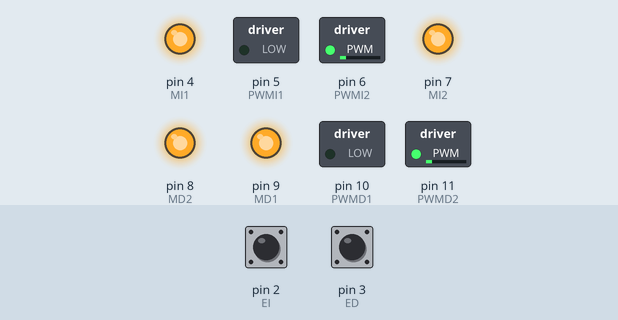
Recording of a sketch running on a simulated Arduino Uno, built with avr-gcc and run on an emulated ATmega328P. On the bench: switched loads named in the sketch (green lamp = pin HIGH), output pins drawn as LEDs (lit = HIGH). Inputs (shaded band) come from the test bench; at power-on: pin 2 (EI) LOW, pin 3 (ED) LOW.

Above: at 1.25 s.
1.3 s: pin 2 (EI) pulsed HIGH 5 times (0.12 s each, 0.3 s apart)
4.3 s: pin 3 (ED) pulsed HIGH 5 times (0.12 s each, 0.3 s apart)
At 6.05 s:
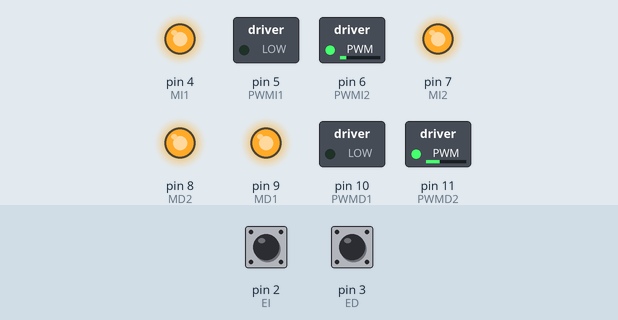
At 10.85 s:
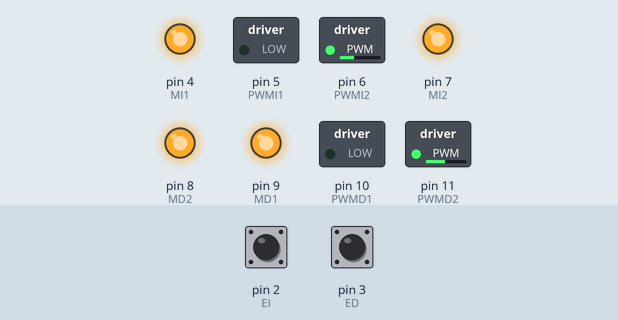
Timing chart, 0 to 14.8 s (numbered marks = the images above; inputs shaded):
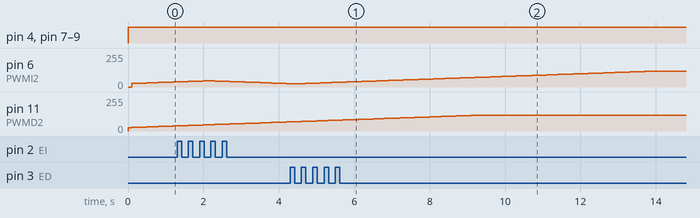

The sketch:

Controlaiser_4.1.ino
```cpp
//para el motor derecho
int MD2=8;//El pin 8 de arduino se conecta al pin L_EN del puente H derecho
int MD1=9;//El pin 9 de arduino se conecta al pin R_EN del puente H derecho
int PWMD1=10;//El pin 10 de arduino se conecta con el pin RPWM del puente H derecho
int PWMD2=11;//El pin 11 de arduino se conecta con el pin LPWM del puente H derecho
int ED=3;//La señal del encoder derecho ingresa por el pin 3 de arduino (capaz de disparar interrupciones)
//para el motor izquierdo
int MI1=4;//El pin 4 de arduino se conecta al pin L_EN del puente H izquierdo
int MI2=7;//El pin 7 de arduino se conecta al pin R_EN del puente H izquierdo
int PWMI1=5;//El pin 5 de arduino se conecta con el pin RPWM del puente H izquierdo
int PWMI2=6;//El pin 6 de arduino se conecta con el pin LPWM del puente H izquierdo
int EI=2;//La señal del encoder izquierdo ingresa por el pin 2 de arduino (capaz de disparar interrupciones)

//variables de cálculo de velocidad y PWM para el motor derecho
int t1D=0;//t1 y t0 tomarán valores del timer, para poder calcular el delta(t)
int t0D=0;
int dtD=0;//delta(t) entre interrupciones disparadas por el encoder
int nD = 0;//variable auxiliar para calcular delta(t), contando la cantidad de veces que se reinició el timer entre interrupciones disparadas por encoder
volatile unsigned int rpm0D=0;//última velocidad calculada
volatile unsigned int rpm1D=0;//anteúltima velocidad calculada
volatile unsigned int rpm2D=0;//antepenúltima velocidad calculada
int PWM0D=0;//último PWM calculado
int PWM1D=25;//anteúltimo PWM calculado
int PWM2D=0;//antepenúltimo PWM calculado

//variables de cálculo de velocidad y PWM para el motor izquierdo
int t1I=0;//t1 y t0 tomarán valores del timer, para poder calcular el delta(t)
int t0I=0;
int dtI=0;//delta(t) entre interrupciones disparadas por el encoder
int nI = 0;//variable auxiliar para calcular delta(t), contando la cantidad de veces que se reinició el timer entre interrupciones disparadas por encoder
volatile unsigned int rpm0I=0;//última velocidad calculada
volatile unsigned int rpm1I=0;//anteúltima velocidad calculada
volatile unsigned int rpm2I=0;//antepenúltima velocidad calculada
int PWM0I=0;//último PWM calculado
int PWM1I=25;//anteúltimo PWM calculado
int PWM2I=0;//antepenúltimo PWM calculado


//variables de cálculo para el controlador maestro
volatile unsigned int sumaD=0;//cantidad acumulada de pulsos del encoder derecho
volatile unsigned int sumaI=0;//cantidad acumulada de pulsos del encoder iquierdo
volatile unsigned int sumaError=0;//diferencia de pulsos
volatile unsigned int setPointM=40;//set point maestro

int paso = 1;//máximo incremento de PWM posible entre dos instancias de control consecutivas
int setPointD = 40;
int setPointI = 40;


void setup() {

  TCCR1A = 0;
  TCCR1B = 0;
  TCNT1 = 0;
  OCR1A = 1562;
  TIMSK1 |= (1 << OCIE1A);  // enable timer compare interrupt
  TCCR1B |= (1 << CS12) | (1 << CS10); // Prescaler 1024
  TCCR1B |= (1 << WGM12);   // CTC mode

  pinMode(MI1, OUTPUT);
  pinMode(MI2, OUTPUT);
  pinMode(PWMI1, OUTPUT);
  pinMode(PWMI2, OUTPUT);
  pinMode(MD1, OUTPUT);
  pinMode(MD2, OUTPUT);
  pinMode(PWMD1, OUTPUT);
  pinMode(PWMD2, OUTPUT);

    noInterrupts();           // disable all interrupts
    Serial.begin(9600);
    attachInterrupt(digitalPinToInterrupt(EI), readEncoderI, RISING);
    attachInterrupt(digitalPinToInterrupt(ED), readEncoderD, RISING);
    interrupts();             // enable all interrupts

  digitalWrite(6,LOW);
}


void loop() {

  digitalWrite(8,HIGH);
  digitalWrite(9,HIGH);
  digitalWrite(4,HIGH);
  digitalWrite(7,HIGH);

}


void readEncoderI(){

  if (sumaI = 32760) {
      sumaD = 0;
      sumaI = sumaError;
  }//reinicia los contadores antes de que las variables lleguen a su máxima capacidad

  sumaI=sumaI+1;

  t1I=TCNT1;

  dtI=(nI*1562)+t1I-t0I;


  t0I=t1I;
  rpm0I=((-1)*(60/20)*15625/dtI)/7.3; //60 segundos, 20 ranuras del enconder, 15625 pulsos por segundo, 7,3 relación de reducción piñón-encoder
  nI=0;

  rpm2I=rpm1I;
  rpm1I=rpm0I;

}


void readEncoderD(){

  if (sumaD = 32760) {
      sumaD = 0;
      sumaI = sumaError;
  }//reinicia los contadores antes de que las variables lleguen a su máxima capacidad

  sumaD=sumaD+1;

  t1D=TCNT1;

  dtD=(nD*1562)+t1D-t0D;


  t0D=t1D;
  rpm0D=((-1)*(60/20)*15625/dtD)/7.3; //60 segundos, 20 ranuras del enconder, 15625 pulsos por segundo, 7,3 relación de reducción piñón-encoder
  nD=0;

  rpm2D=rpm1D;
  rpm1D=rpm0D;

}

ISR( TIMER1_COMPA_vect )          // timer compare interrupt service routine
{

//Controlador maestro///////////////////////////////////////////////////////////////////////////

sumaError = sumaI - sumaD;

setPointI = setPointM - (sumaError * 10);
setPointD = setPointM + (sumaError * 10);

///////////////////////////////////////////////////////////////////////////////////////////////

nI=nI+1;
//tI=tI+1;
nD=nD+1;
//tD=tD+1;

//Cálculo del PWM para el motor izquierdo

PWM0I = (setPointI-rpm0I)*5;

if (PWM0I > 120) {
  PWM0I=120;
}

if (PWM0I < 25) {
  PWM0I=25;
}

if (PWM0I > PWM1I + paso){//el incremento de PWM debe ser controlado
  PWM0I=PWM1I + paso;
}

if (PWM0I < PWM1I + paso){//el incremento de PWM debe ser controlado
  PWM0I=PWM1I - paso;
}


analogWrite(6,PWM0I);

PWM2I=PWM1I;
PWM1I=PWM0I;


//Cálculo del PWM para el motor derecho

//PWM0D = 1.997*PWM1D - 0.997*PWM2D + 0.2714*(setPoint-rpm0D) - 0.5391*(setPoint-rpm1D) + 0.2677*(setPoint-rpm2D);
//PWM0D = PWM1D + 12*(setPoint-rpm0D) - 12*(setPoint-rpm1D);
PWM0D = (setPointD-rpm0D)*5;

if (PWM0D > 120) {
  PWM0D=120;
}

if (PWM0D < 25) {
  PWM0D=25;
}

if (PWM0D > PWM1D + paso){//el incremento de PWM debe ser controlado
  PWM0D=PWM1D + paso;
}

if (PWM0D < PWM1D + paso){//el incremento de PWM debe ser controlado
  PWM0D=PWM1D - paso;
}


analogWrite(11,PWM0D);

PWM2D=PWM1D;
PWM1D=PWM0D;

}
```
